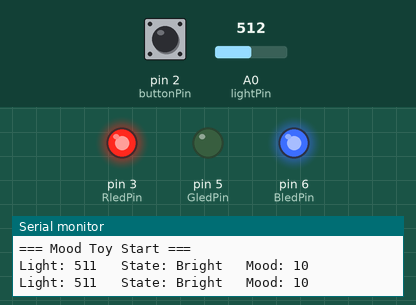
Recording of a sketch running on a simulated Arduino Uno, built with avr-gcc and run on an emulated ATmega328P. Shown: output pins drawn as LEDs (lit = HIGH), the last lines printed to the serial monitor. The inputs (shaded band) are chosen by the test bench; at power-on: A0 (lightPin) = 512, pin 2 (buttonPin) HIGH.

Above: at 1.2 s.
1.3 s: A0 (lightPin) set to 716
4.3 s: pin 2 (buttonPin) pulled LOW for 0.15 s
At 7.2 s:
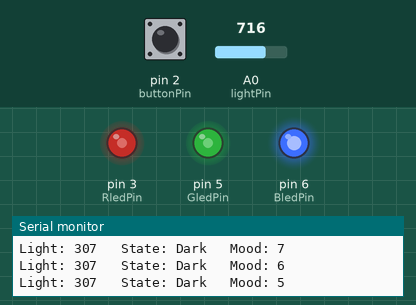
7.3 s: A0 (lightPin) set to 511
10.3 s: pin 2 (buttonPin) pulled LOW for 1 s
At 20.4 s:
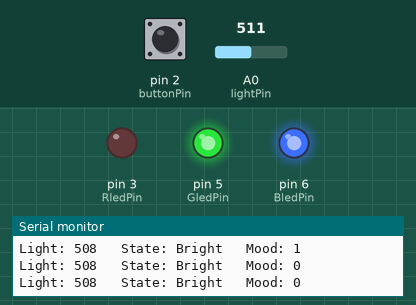
Timing chart, 0 to 21.3 s (numbered marks = the images above; inputs shaded):
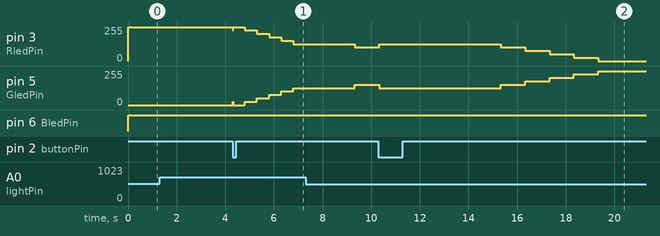

The sketch:

Homework2_mood_toy.ino
```cpp
const int buttonPin = 2;
const int RledPin = 3;
const int GledPin = 5;
const int BledPin = 6;
const int lightPin = A0;

const bool COMMON_ANODE = true;

const bool LIGHT_INVERTED = true;

const int minMood = 0;
const int maxMood = 20;
const int neutralMood = 10;
int mood = 0;

const int darkThreshold = 400;
const int veryDarkThreshold = 150;
int lightValue = 0;


const int BRIGHT = 0;
const int DARK = 1;
const int VERY_DARK = 2;
int lightState = BRIGHT;

int buttonState = HIGH;
bool ButtonPressed = false;
const unsigned long debounceDelay = 30;
int lastReading = HIGH;
unsigned long lastDebounceTime = 0;

unsigned long touchedTimer = 0;
unsigned long reducedTimer = 0;
unsigned long darkStartTime = 0;
unsigned long darkReduceTimer = 0;
unsigned long printTimer = 0;

const unsigned long unTouchInterval = 5000;
const unsigned long reducedInterval = 1000;
const unsigned long darkDelay = 3000;
const unsigned long darkFastInterval = 500;
const unsigned long veryDarkInterval = 1000;
const unsigned long printInterval = 500;

void writeRGB(float r, float g, float b) {
  int ri = (int)r, gi = (int)g, bi = (int)b;
  if (!COMMON_ANODE) {
    ri = 255 - ri;
    gi = 255 - gi;
    bi = 255 - bi;
  }
  analogWrite(RledPin, ri);
  analogWrite(GledPin, gi);
  analogWrite(BledPin, bi);
}

void showLEDState(int m) {
  float brightnessInterval = 255 / 10.0;

  if (m >= neutralMood) {
    float step = brightnessInterval * (m - neutralMood);
    writeRGB(255, step, 255 - step);
  } else {
    float step = brightnessInterval * (neutralMood - m);
    writeRGB(255 - step, step, 255);
  }
}

int readButton() {
  int reading = digitalRead(buttonPin);

  if (reading != lastReading) {
    lastDebounceTime = millis();
  }
  lastReading = reading;

  if (millis() - lastDebounceTime > debounceDelay) {
    buttonState = reading;
  }
  return buttonState;
}

void updateLight() {
  int raw = analogRead(lightPin);
  if (LIGHT_INVERTED) raw = 1023 - raw;

  lightValue = (lightValue * 4 + raw) / 5;

  int newState;
  if (lightValue < veryDarkThreshold) newState = VERY_DARK;
  else if (lightValue < darkThreshold) newState = DARK;
  else newState = BRIGHT;

  if (lightState == BRIGHT && newState != BRIGHT) {
    darkStartTime = millis();
    darkReduceTimer = millis();
  }
  lightState = newState;
}

const char* lightStateName() {
  if (lightState == VERY_DARK) return "Very dark";
  if (lightState == DARK) return "Dark";
  return "Bright";
}

void updateMoodDecay() {
  unsigned long now = millis();

  if (lightState == VERY_DARK) {
    if (now - darkReduceTimer >= veryDarkInterval) {
      mood -= 2;
      darkReduceTimer = now;
    }
  } else if (lightState == DARK && now - darkStartTime > darkDelay) {
    if (now - darkReduceTimer >= darkFastInterval) {
      mood -= 1;
      darkReduceTimer = now;
    }
  } else {
    if (now - touchedTimer > unTouchInterval) {
      if (now - reducedTimer > reducedInterval) {
        mood -= 1;
        reducedTimer = now;
      }
    }
  }

  if (mood < minMood) mood = minMood;
}

void printStatus() {
  Serial.print("Light: ");
  Serial.print(lightValue);
  Serial.print("\t State: ");
  Serial.print(lightStateName());
  Serial.print("\t Mood: ");
  Serial.println(mood);
}

void setup() {
  Serial.begin(9600);

  pinMode(buttonPin, INPUT_PULLUP);
  pinMode(RledPin, OUTPUT);
  pinMode(GledPin, OUTPUT);
  pinMode(BledPin, OUTPUT);

  mood = neutralMood;
  touchedTimer = millis();
  reducedTimer = millis();
  lightValue = analogRead(lightPin);
  if (LIGHT_INVERTED) lightValue = 1023 - lightValue;

  Serial.println("=== Mood Toy Start ===");
}

void loop() {
  updateLight();
  showLEDState(mood);

  int state = readButton();

  if (state == LOW && !ButtonPressed) {
    mood++;
    if (mood > maxMood) mood = maxMood;
    touchedTimer = millis();
    ButtonPressed = true;
    Serial.print(">> Pet! Mood: ");
    Serial.println(mood);
  }
  if (state == HIGH && ButtonPressed) {
    ButtonPressed = false;
  }

  updateMoodDecay();

  if (millis() - printTimer >= printInterval) {
    printStatus();
    printTimer = millis();
  }
}
```
